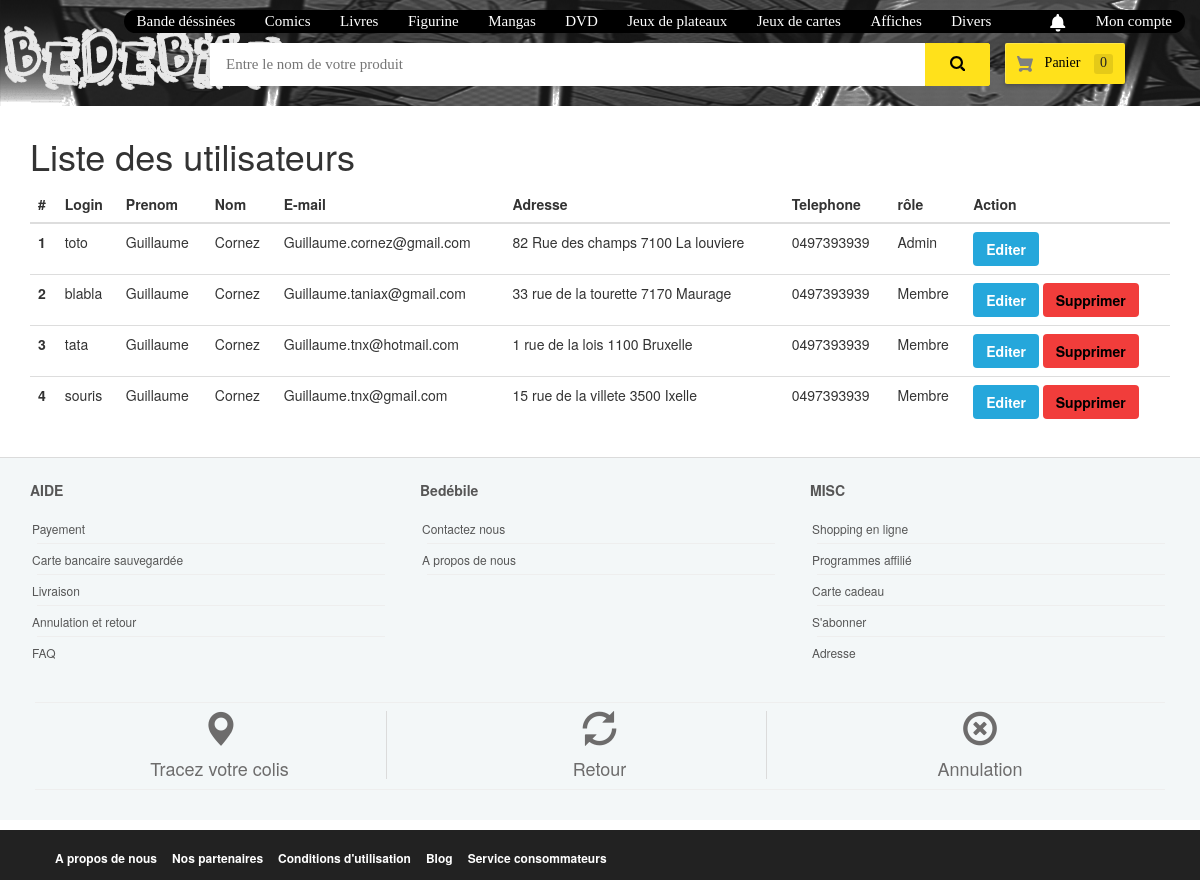
The app's page /Bedebile/users_list (signed in) with its own data.
### tables this page shows
CREATE TABLE users (
  user_id INT(11) NOT NULL PRIMARY KEY AUTO_INCREMENT,
  user_name VARCHAR(50) DEFAULT NULL,
  user_firstname VARCHAR(50) DEFAULT NULL,
  user_email VARCHAR(255) NOT NULL UNIQUE,
  user_login VARCHAR(255) NOT NULL UNIQUE,
  user_password VARCHAR(255) NOT NULL,
  user_adresse VARCHAR(255) DEFAULT NULL,
  user_role INT(11) NOT NULL,
  user_tel CHAR(11) DEFAULT NULL,
  FOREIGN KEY (user_role) REFERENCES roles(role_id)
);

### Bedebile/models/user.php (called while the page is built, shortened)
<?php
function getUsers() {
    $bdd = getDb();
    $reponse = $bdd->query('SELECT * FROM users');
    $donnees = $reponse->fetchAll();
    return $donnees;
}
?>

### Bedebile/views/users_list.php (the view, shortened to what this page needs)
<h1>Liste des utilisateurs</h1>
<table class="table">
    <thead>
        <tr>
            <th scope="col">#</th>
            <th scope="col">Login</th>
            <th scope="col">Prenom</th>
            <th scope="col">Nom</th>
            <th scope="col">E-mail</th>
            <th scope="col">Adresse</th>
            <th scope="col">Telephone</th>
            <th scope="col">rôle</th>
            <th scope="col">Action</th>
        </tr>
    </thead>
    <tbody>
        <?php foreach($users as $user):?>
        <tr>
            <th scope="row"><?=$user['user_id']?></th>
            <td><?=$user['user_login']?></td>
            <td><?=$user['user_name']?></td>
            <td><?=$user['user_firstname']?></td>
            <td><?=$user['user_email']?></td>
            <td><?=$user['user_adresse']?></td>
            <td><?=$user['user_tel']?></td>
            <td><?php if($user['user_role']==1){echo "Admin";}else {echo "Membre";}?></td>
            <td>
                <div class="button-container">
                    <form action="list_user">
                        <button class="btn btn-outline-success" type="submit">Editer</button>
                    </form>
                    <?php if($_SESSION['login'] != $user['user_login']):?>
                      <form action="delete_user">
                        <button class="btn btn-outline-danger">Supprimer</button>
                      </form>
                    <?php endif ?>
                </div>
            </td>
        </tr>
        <?php endforeach ?>
    </tbody>
</table>
<?php
$content = ob_get_clean();
include 'includes/layout.php';
?>

### Bedebile/index.php (shortened to what this page needs)
<?php
$path = "/monprojet/Bedebile/";
$uri = str_replace($path, "", $_SERVER['REQUEST_URI']);
$uri = parse_url($uri, PHP_URL_PATH);
$segments = array_filter(explode('/', $uri));
if (count($segments) == 0 or $segments[0] === 'index')
{
    $file = 'welcome';
}
else
{
    $file = $segments[0];
}
$controller = 'controller/'.$file.'.php';
if (count($segments) <= 1 and file_exists($controller)) {
    include $controller;
}
else {
    include 'controller/erreur.php';
}
?>

### Bedebile/controller/users_list.php
<?php
require 'models/user.php';
if ($_SESSION['role'] == 1) {
  $users = getUsers();
  include 'views/users_list.php';
}else{
  header('Location: index');
}
?>

### Bedebile/views/includes/layout.php (shortened to what this page needs)
<!DOCTYPE html>
<html>
    <head>
        <link href="//maxcdn.bootstrapcdn.com/bootstrap/3.3.0/css/bootstrap.min.css" rel="stylesheet" id="bootstrap-css">
        <link href="//localhost/monprojet/Bedebile//css/style.css" rel="stylesheet" type="text/css"></link>
        <link href="https://cdnjs.cloudflare.com/ajax/libs/font-awesome/4.7.0/css/font-awesome.min.css" rel="stylesheet" media="all">
        <link href="https://cdnjs.cloudflare.com/ajax/libs/animate.css/3.5.2/animate.min.css" rel="stylesheet" media="all">
    </head>
    <body>
      <?php
        include 'header.php';
        include 'content.php';
        include 'footer.php';
      ?>
    </body>
</html>

### Bedebile/views/includes/header.php (shortened to what this page needs)
<h1 id="acceuil"><a href="index">&nbsp&nbsp&nbsp&nbsp&nbsp&nbsp&nbsp&nbsp&nbsp&nbsp&nbsp&nbsp&nbsp&nbsp&nbsp&nbsp&nbsp&nbsp&nbsp&nbsp&nbsp&nbsp&nbsp&nbsp&nbsp&nbsp&nbsp</a></h1>
<div id="flipkart-navbar">
    <div class="container">
        <div class="row row1">
            <ul class="largenav pull-right">
                <li class="upper-links"><a class="links" href="<?=URL . 'afficher_article?article_categorie=1'?>">Bande déssinées</a></li>
                <li class="upper-links"><a class="links" href="<?=URL . 'afficher_article?article_categorie=2'?>">Comics</a></li>
                <li class="upper-links"><a class="links" href="<?=URL . 'afficher_article?article_categorie=3'?>">Livres</a></li>
                <li class="upper-links"><a class="links" href="<?=URL . 'afficher_article?article_categorie=4'?>">Figurine</a></li>
                <li class="upper-links"><a class="links" href="<?=URL . 'afficher_article?article_categorie=5'?>">Mangas</a></li>
                <li class="upper-links"><a class="links" href="<?=URL . 'afficher_article?article_categorie=6'?>">DVD</a></li>
                <li class="upper-links"><a class="links" href="<?=URL . 'afficher_article?article_categorie=7'?>">Jeux de plateaux</a></li>
                <li class="upper-links"><a class="links" href="<?=URL . 'afficher_article?article_categorie=8'?>">Jeux de cartes</a></li>
                <li class="upper-links"><a class="links" href="<?=URL . 'afficher_article?article_categorie=9'?>">Affiches</a></li>
                <li class="upper-links"><a class="links" href="<?=URL . 'afficher_article?article_categorie=10'?>">Divers</a></li>
                <li class="upper-links">
                    <a class="links" href="http://clashhacks.in/">
                    </a>
                </li>
                <li class="upper-links dropdown"><a class="links" href="">Mon compte</a>
                </li>
            </ul>
        </div>
        <div class="row row2">
            <div class="col-sm-2">
            </div>
            <div class="flipkart-navbar-search smallsearch col-sm-8 col-xs-11">
              <div class="row">
                <form class="" action="search" method="get">
                  <input class="flipkart-navbar-input col-xs-11" type="text" placeholder="Entre le nom de votre produit" name="valeur">
                  <button class="flipkart-navbar-button col-xs-1" >
                  </button>
                </form>
              </div>
            </div>
            <div class="cart largenav col-sm-2">
                <a class="cart-button">
                     Panier
                    <span class="item-number ">0</span>
                </a>
            </div>
        </div>
    </div>
</div>

### Bedebile/views/includes/content.php (shortened to what this page needs)
<div class="container">
<?php
echo $content ?>
</div>

### Bedebile/views/includes/footer.php
<footer>
<div style="min-height: 250px;" class="footer" id="footer-sub">
    <div class="container">
        <div class="row">
            <div class="col-md-4">
                <h5> AIDE </h5>
            <ul>
                <li><a href="">Payement</a><hr></li>
                <li><a href="">Carte bancaire sauvegardée</a><hr></li>
                <li><a href="">Livraison</a><hr ></li>
                <li><a href="">Annulation et retour</a><hr></li>
                <li><a href="">FAQ</a></li>
            </ul>
            </div>
             <div class="col-md-4">
                <h5> Bedébile</h5>
            <ul>
                <li><a href="">Contactez nous</a><hr></li>
                <li><a href="">A propos de nous</a><hr></li>
            </ul>
        </div>
         <div class="col-md-4">
            <h5> MISC </h5>
            <ul>
                <li><a href="">Shopping en ligne</a><hr></li>
                <li><a href="">Programmes affilié</a><hr></li>
                <li><a href="">Carte cadeau</a><hr></li>
                <li><a href="">S'abonner</a><hr></li>
                <li><a href="">Adresse</a></li>
            </ul>
        </div>
        </div>
 <hr style="margin-bottom:0px; margin-top:30px; padding:0px;">
        <div class="row" id="sub-two">
            <div class="col-md-4">
                <div class="vertical-line text-center">
                    <span class="glyphicon glyphicon-map-marker"></span>
                    <h4>Tracez votre colis</h4>
                </div>
            </div>
            <div class="col-md-4">
                <div class="vertical-line text-center">
                    <span class="glyphicon glyphicon-refresh"></span>
                    <h4>Retour</h4>
                </div>
            </div>
            <div class="col-md-4">
                <div style="margin:8px;" class="text-center">
                    <span class="glyphicon glyphicon-remove-circle"></span>
                    <h4 style="color:#6d6c6c;">Annulation</h4>
                </div>
            </div>
        </div>
        <hr style="margin-bottom:30px; margin-top:0px; padding:0px;">
    </div>
</div>
<div style="min-height: 50px;" id="footer-main">
<ul>
    <li><a href=""><b>A propos de nous</b></a></li>
    <li><a href=""><b>Nos partenaires</b></a></li>
    <li><a href=""><b>Conditions d'utilisation</b></a></li>
    <li><a href=""><b>Blog</b></a></li>
    <li><a href=""><b>Service consommateurs</b></a></li>
</ul>
<div id="social-menu">
    <ul>
    <li><a href=""><img style="max-width:18px; margin-top: -7px;" src=""></a></li>
    <li><a href=""><img style="max-width:18px; margin-top: -7px;" src=""></a></li>
    <li><a href=""><img style="max-width:18px; margin-top: -7px;" src=""></a></li>
</ul>
</div>
</div>
</footer>

### Bedebile/css/style.css (style rules this page uses)
#flipkart-navbar { background-image: url(".././images/ban.png"); background-color: #222222; background-repeat: no-repeat; background-position: left; color: #FFFFFF; }
#acceuil { position: absolute; margin-top: 45px;; }
.row1 { padding-top: 10px; }
.row2 { padding-bottom: 20px; }
.flipkart-navbar-input { padding: 11px 16px; border-radius: 2px 0 0 2px; border: 0 none; outline: 0 none; font-size: 15px; color : #222222; font-family: Comic Sans, cursive; }
.flipkart-navbar-button { background-color: #ffe11b; border: 1px solid #ffe11b; border-radius: 0 2px 2px 0; color: #565656; padding: 10px 0; height: 43px; cursor: pointer; }
.cart-button { background-color: #FFE11B; box-shadow: 0 2px 4px 0 rgba(0, 0, 0, .23), inset 1px 1px 0 0 hsla(0, 0%, 100%, .2); padding: 10px 0; text-align: center; height: 41px; border-radius: 2px; font-weight: 500; width: 120px; display: inline-block; color: black; text-decoration: none; color: black; border: none; outline: none; }
.cart-svg { display: inline-block; width: 16px; height: 16px; vertical-align: middle; margin-right: 8px; -webkit-filter: brightness(0)contrast(100)hue-rotate(217deg)saturate(0); filter: brightness(0)contrast(0)hue-rotate(217deg)saturate(100); }
.item-number { border-radius: 3px; background-color: rgba(0, 0, 0, .1); height: 20px; padding: 3px 6px; font-weight: 500; display: inline-block; color: #222222; line-height: 12px; margin-left: 10px; }
.upper-links { display: inline-block; padding: 0 13px; line-height: 23px; font-family: 'Comic Sans MS', cursive; letter-spacing: 0; color: inherit; border: none; outline: none; font-size: 15px; }
.dropdown { position: relative; display: inline-block; margin-bottom: 0px; }
.links { color: #fff; text-decoration: none; }
.largenav { display: none; font-family: Comic Sans, cursive; }
.largenav.pull-right { background-color: black; border-radius: 15px 15px 15px 15px; padding-left: 0px; }
.smallsearch { margin-left: 15px; margin-top: 15px; }
@media screen and (min-width: 768px) { .largenav { display: block; } }
@media screen and (min-width: 768px) { .smallsearch { margin: 0px; } }
.button-container form, .button-container form div { display: inline; }
.button-container button { display: inline; vertical-align: middle; }
.btn.btn-outline-danger { background-color: #F13D3B; color: black; font-weight: bold; }
.btn.btn-outline-success { background-color: #25A7DB; color: white; font-weight: bold; }
#footer-sub { background-color: #f3f7f8; border-top: 1px solid #dbdbdb; }
#footer-main { background-color: #222222; }
#footer-sub h5 { color:#565656; margin-top: 25px; font-weight: bold; }
#footer-sub ul { list-style: none; margin-top: 20px; }
#footer-sub hr { margin: 5px; }
#footer-sub ul li { margin-left: -38px; }
#footer-sub a:link { text-decoration: none; color:#565656; font-size: 12px; }
.vertical-line { border-right: 1px solid #dbdbdb; margin: 8px; padding: 0px; }
.glyphicon { font-size: 35px; color:#6d6c6c; }
#sub-two { margin: 0px; padding: 0px; }
#sub-two .vertical-line h4 { color:#6d6c6c; }
#footer-main ul { list-style: none; }
#footer-main ul li { float:left; text-decoration: none; padding-left: 15px; margin-top: 17px; }
#footer-main a:link { color:white; font-size: 12px; }
#social-menu { float: right; margin-right: 60px; }
.container { margin-bottom: 10px; }

### records on screen
users: user_id "1", user_login "toto", user_name "Guillaume", user_firstname "Cornez", user_email "Guillaume.cornez@gmail.com", user_adresse "82 Rue des champs 7100 La louviere", user_tel "0497393939", shows "Admin"
users: user_id "2", user_login "blabla", user_name "Guillaume", user_firstname "Cornez", user_email "Guillaume.taniax@gmail.com", user_adresse "33 rue de la tourette 7170 Maurage", user_tel "0497393939", shows "Membre"
users: user_id "3", user_login "tata", user_name "Guillaume", user_firstname "Cornez", user_email "Guillaume.tnx@hotmail.com", user_adresse "1 rue de la lois 1100 Bruxelle", user_tel "0497393939", shows "Membre"
users: user_id "4", user_login "souris", user_name "Guillaume", user_firstname "Cornez", user_email "Guillaume.tnx@gmail.com", user_adresse "15 rue de la villete 3500 Ixelle", user_tel "0497393939", shows "Membre"
